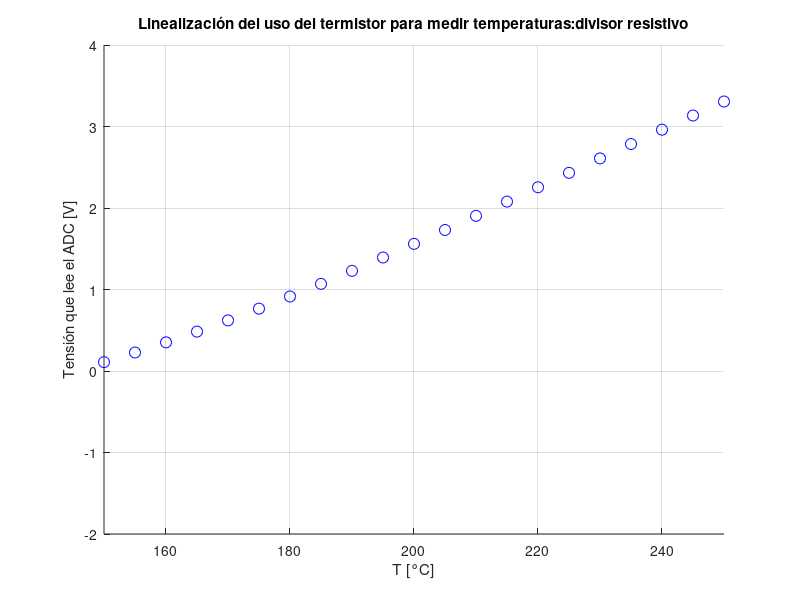

MATLAB code to generate this figure:
clear all;
close all;
clc;

%Vcc = 5;
%B = 4000;
%T0 = 25+273;
%R0 = 100e3;
%R = 1.25e3;
%T = [25:0.17:250] + 273;
%
%Rth = R0 * exp((B./T) - (B/T0));
%Vth = (Vcc * Rth)./(Rth + R);
%
%%Linealización alrededor de 180 grados
%
%V = 2.13 - 34.1e-3 * (T-453);
%
%
%figure
%hold on;
%plot(T-273,Vth,'bo','Markersize',5);
%hold on;
%plot(T-273,V,'ro','Markersize',5);
%grid on;
%%xlim([150 200]);
%
%%%%Dibujo con Rth arriba
%R1 = 14.5e3;
%V2 = Vcc * R1./(R1 + Rth);
%
%figure
%hold on;
%plot(T-273,V2,'bo','Markersize',5);

Vcc = 5;                  %Volts
R1 = 270;              %Ohms
R2 = 1e3;                 %Ohms
R3 = 1.1e3;                 %Ohms
V2 = 1.2;                 %Volts
T = [25:5:250] + 273;  %Kelvin
B = 4000;
T0 = 25+273;
R0 = 100e3;
Rth = R0 * exp((B./T) - (B/T0));

Vin = Vcc * R1 ./(R1 + Rth);

Vo = Vin * (1+R3/R2) - V2 * R3/R2;



%figure
%hold on;
%plot(T-273,Vo,'bo','Markersize',8);
%
%
%grid on;
%xlabel("T [°C]");
%ylabel("Tensión que lee el ADC [V]");
%title("Linealización del uso del termistor para medir temperaturas");
%xlim([150 250]);

%%%Prubea con divisor resistivo

Ra = 4.7e3;
Rb = 1.5e3;

Vo = Vin * (1+R2/Ra + R2/Rb) - 5 * (R2/Ra);

figure
hold on;
plot(T-273,Vo,'bo','Markersize',8);


grid on;
xlabel("T [°C]");
ylabel("Tensión que lee el ADC [V]");
title("Linealización del uso del termistor para medir temperaturas:divisor resistivo");
xlim([150 250]);



